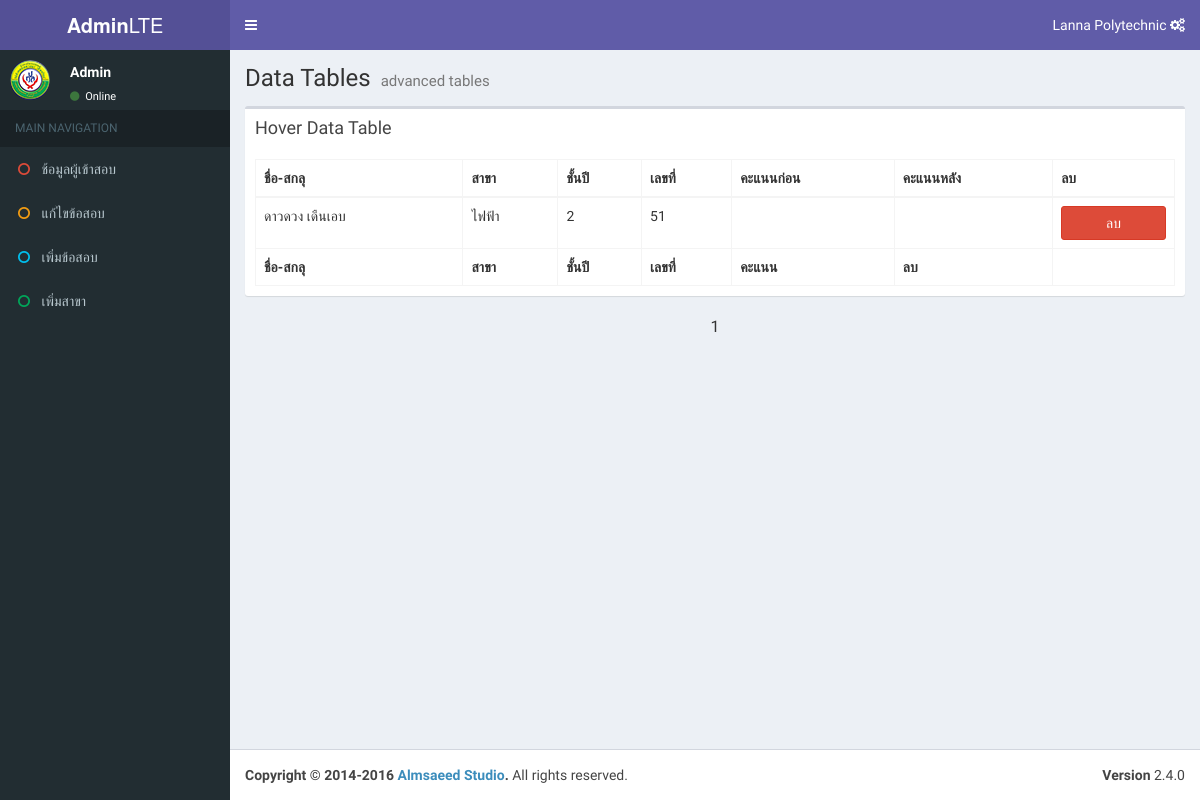
Before: /admin/index.php (signed in) with the older database file.
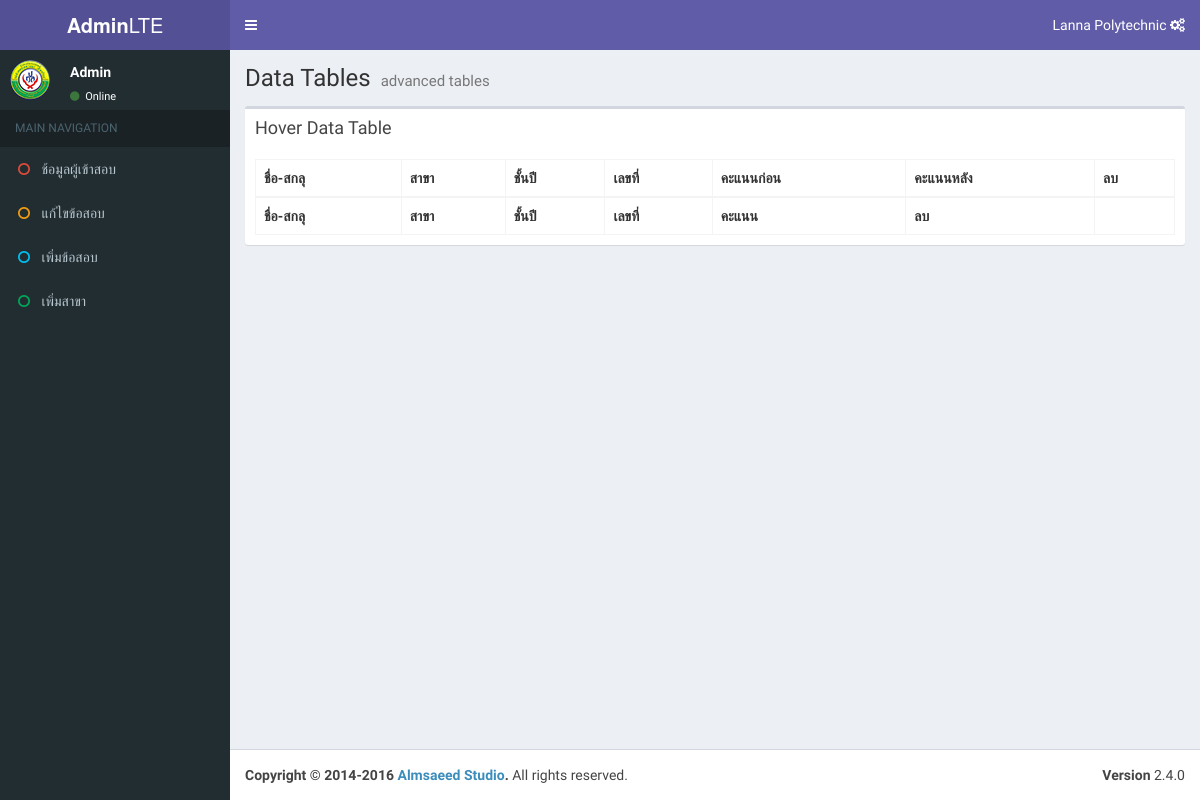
After: the same page with the newer database file.
### tables this page shows
CREATE TABLE `data_user` (
  `id_user` int(11) NOT NULL,
  `name` text NOT NULL,
  `major` int(11) NOT NULL,
  `year` int(11) NOT NULL,
  `number` int(11) NOT NULL,
  `point` int(11) NOT NULL
);

CREATE TABLE `major` (
  `major_id` int(11) NOT NULL,
  `name` text NOT NULL
);

### class.php (called while the page is built, shortened)
<?php
	class pimmy_work
	{
		private $link;
		function __construct()
		{
			$host = 'localhost';
			$user = 'root';
			$pass = '';
			$table = 'pimmy_work';
			$this->link = mysqli_connect($host,$user,$pass,$table) or die(mysqli_error());
			mysqli_set_charset($this->link,'utf8');
		}
		public function show_user(){
			$sql = "SELECT * FROM `data_user`";
			return $sql;
		}
		public function show_major($id){
			$sql = "SELECT `name` FROM `major` WHERE `major_id` = ".$id;
			$result = mysqli_fetch_assoc( mysqli_query($this->link,$sql));
			return $result['name'];
		}
	}
?>

### admin/index.php (the view, shortened to what this page needs)
<?php
      $host = 'localhost';
      $user = 'root';
      $pass = '';
      $table = 'pimmy_work';
      $con = mysqli_connect($host,$user,$pass,$table) or die(mysqli_error());
      mysqli_set_charset($con,'utf8');
?>
<!DOCTYPE html>
<html>
<head>
  <link rel="stylesheet" href="assets/css/bootstrap.min.css">
  <link rel="stylesheet" type="text/css" href="../assets/font/css/font-awesome.min.css">
  <link rel="stylesheet" href=".assets/css/ionicons.min.css">
  <link rel="stylesheet" href="assets/css/dataTables.bootstrap.min.css">
  <link rel="stylesheet" href="assets/css/AdminLTE.min.css">
  <link rel="stylesheet" href="assets/css/_all-skins.min.css">
</head>
<body class="sidebar-mini skin-purple" style="height: auto; min-height: 100%;">
<div class="wrapper">
  <header class="main-header">
    <a href="javascript:void(0)" onclick="location.reload()" class="logo">
      <span class="logo-lg"><b>Admin</b>LTE</span>
    </a>
    <nav class="navbar navbar-static-top">
      <a href="#" class="sidebar-toggle" data-toggle="push-menu" role="button">
      </a>
      <div class="navbar-custom-menu">
        <ul class="nav navbar-nav">
          <li class="dropdown user user-menu">
            <a href="#" class="dropdown-toggle" data-toggle="dropdown">
              <span class="hidden-xs">Lanna Polytechnic <i class="fa fa-gears"></i> </span>
            </a>
          </li>
        </ul>
      </div>
    </nav>
  </header>
  <aside class="main-sidebar">
    <section class="sidebar">
      <div class="user-panel">
        <div class="pull-left image">
          <img src="../assets/imges/logo_poly.png" class="img-circle" alt="User Image">
        </div>
        <div class="pull-left info">
          <p>Admin</p>
          <a href="#"><i class="fa fa-circle text-success"></i> Online</a>
        </div>
      </div>
      <ul class="sidebar-menu" data-widget="tree">
        <li class="header">MAIN NAVIGATION</li>
        <li><a href="index.php"><i class="fa fa-circle-o text-red"></i> <span>ช้อมูลผู้เข้าสอบ</span></a></li>
        <li><a href="q.php?id_change=0"><i class="fa fa-circle-o text-yellow"></i> <span>แก้ไขข้อสอบ</span></a></li>
        <li><a href="examination.php"><i class="fa fa-circle-o text-aqua"></i> <span>เพิ่มข้อสอบ</span></a></li>
        <li><a href="major.php"><i class="fa fa-circle-o text-green"></i> <span>เพิ่มสาขา</span></a></li>
      </ul>
    </section>
  </aside>
  <div class="content-wrapper">
    <section class="content-header">
      <h1>
        Data Tables
        <small>advanced tables</small>
      </h1>
    </section>
    <section class="content">
      <div class="row">
        <div class="col-xs-12">
          <div class="box">
            <div class="box-header">
              <h3 class="box-title">Hover Data Table</h3>
            </div>
            <div class="box-body">
              <table class="table table-bordered table-hover">
                <thead>
                <tr>
                  <th>ชื่อ-สกลุ</th>
                  <th>สาขา</th>
                  <th>ชั้นปี</th>
                  <th>เลขที่</th>
                  <th>คะแนนก่อน</th>
                  <th>คะแนนหลัง</th>
                  <th>ลบ</th>
                </tr>
                </thead>
                <tbody>
                  <?php
                    require'../class.php';
                    require'pagination/pagination.php';
                    $obj = new pimmy_work();
                    $result_main = page_query($con, $obj->show_user(), 10);
                    while ($data_show = mysqli_fetch_assoc($result_main)) {
                      echo '<tr>
                            <td>'.$data_show['name'].'</td>
                            <td>'.$obj->show_major($data_show['major']).'</td>
                            <td>'.$data_show['year'].'</td>
                            <td>'.$data_show['number'].'</td>
                            <td>'.$data_show['point_p'].'</td>
                            <td>'.$data_show['point_l'].'</td>
                            <td><button onclick="delete_user('.$data_show['id_user'].')" type="button" class="btn btn-block btn-danger">ลบ</button></td>
                          </tr>';
                    }
                  ?>
                </tbody>
                <tfoot>
                <tr>
                  <th>ชื่อ-สกลุ</th>
                  <th>สาขา</th>
                  <th>ชั้นปี</th>
                  <th>เลขที่</th>
                  <th>คะแนน</th>
                  <th>ลบ</th>
                </tr>
                </tfoot>
              </table>
            </div>
          </div>
        </div>
        <center>
        <?php
              page_echo_pagenums(5,"true","true");
          ?>
          </center>
      </div>
    </section>
  </div>
  <footer class="main-footer">
    <div class="pull-right hidden-xs">
      <b>Version</b> 2.4.0
    </div>
    <strong>Copyright &copy; 2014-2016 <a href="https://adminlte.io">Almsaeed Studio</a>.</strong> All rights
    reserved.
  </footer>
</div>
</body>
</html>

### admin/pagination/pagination.php (shortened to what this page needs)
<?php
$_previous_text = "หน้าที่แล้ว";
$_next_text = "หน้าถัดไป";
$_first_text = "หน้าแรก";
$_last_text = "หน้าสุดท้าย";
$_rows_per_page = 10;
$_current_page = 1;
$_total_pages = 0;
$_pagenums_size = 1;
$_previous_link = "";
$_next_link = "";
$_pagenum_links = array();
$_first_link = "";
$_last_link = "";
$_rand=0;
$_qrystr = "";
parse_str($_SERVER['QUERY_STRING'], $_qrystr);
function page_query($link, $sql, $rows_per_page=10) {
	global $_start_row, $_rows_per_page, $_total_rows, $_current_page, $_total_pages;
	if(is_numeric($rows_per_page) && intval($rows_per_page) >= 1) {
		$_rows_per_page = $rows_per_page;
	}
	else {
		$_rows_per_page = 10;
	}
	$_start_row = ($_current_page - 1) * $_rows_per_page;
	$sql =  trim($sql);
	$pat_select = "/^select/i";
	$sql = preg_replace($pat_select, "SELECT SQL_CALC_FOUND_ROWS ", $sql);
	$pat_end_semicolon = "/;*$/i";
	$sql = preg_replace($pat_end_semicolon, "", $sql);
	$sql .= " LIMIT $_start_row, $_rows_per_page;";
	$result = mysqli_query($link,$sql) or die(mysqli_error($link));
	$found_rows = mysqli_query($link, "SELECT FOUND_ROWS();") or die(mysqli_error($link));
	$row = mysqli_fetch_array($found_rows);
	$_total_rows = $row[0];
	return $result;
}
function _page_links() {
	global $_qrystr, $_current_page, $_total_pages;
	global $_previous_link, $_next_link, $_pagenum_links, $_pagenums_size;
	global $_previous_text, $_next_text;
	global $_first_text, $_last_text, $_first_link, $_last_link;
	$_pagenum_links = array();
	$half_size = intval($_pagenums_size/2) ;
	$pagenum_start = $_current_page - $half_size;
	$pagenum_stop = $_current_page + $half_size;
	if($pagenum_start < 1) {
		$pagenum_stop += 1 - $pagenum_start;
 		$pagenum_start = 1;
	}
	if($pagenum_stop > $_total_pages) {
 		$diff = $pagenum_stop - $_total_pages;
		$pagenum_start -= $diff;
		if($pagenum_start < 1) {
			$pagenum_start = 1;
		}
		$pagenum_stop = $_total_pages;
	}
	if($_qrystr) {
		if($_qrystr['page']) {
			if($_current_page > 1) {
				 $_previous_link = _page_element("a", $_qrystr['page']-1, $_previous_text);
				 $_first_link = _page_element("a", 1, $_first_text);
			}
			if($_current_page < $_total_pages) {
				$_next_link = _page_element("a", $_qrystr['page']+1,$_next_text);
				$_last_link = _page_element("a", $_total_pages, $_last_text);
			}
	 		if($pagenum_start > 1) {
				array_push($_pagenum_links,  _page_element( "a",$pagenum_start-1,"..."));
			}
			for($i = $pagenum_start; $i <= $pagenum_stop; $i++) {
				if($i == $_current_page) {
					array_push($_pagenum_links,  _page_element( "span",$i, $i));
				}
				else {
					array_push($_pagenum_links,   _page_element( "a",$i, $i));
				}
			}
	 		if($pagenum_stop < $_total_pages) {
				array_push($_pagenum_links,  _page_element( "a",$pagenum_stop+1,"..."));
			}
		}
		else {
			if($_current_page > 1) {
				 $_previous_link = _page_element( "a",$_current_page-1,$_previous_text, "&");
				 $_first_link = _page_element( "a",1,$_first_text, "&");
			}
			if($_current_page < $_total_pages) {
				$_next_link = _page_element( "a",$_current_page+1,$_next_text, "&");
				 $_last_link = _page_element( "a",$_total_pages,$_last_text, "&");
			}
	 		if($pagenum_start > 1) {
				array_push($_pagenum_links, _page_element( "a",$pagenum_start-1,"...", "&"));
			}
			for($i = $pagenum_start; $i <= $pagenum_stop; $i++) {
				if($i == $_current_page) {
					array_push($_pagenum_links,   _page_element( "span",$i,$i, "&"));
				}
				else {
					array_push($_pagenum_links,   _page_element( "a",$i,$i, "&"));
				}
			}
	 		if($pagenum_stop < $_total_pages) {
				array_push($_pagenum_links,  _page_element( "a",$pagenum_stop+1,"...", "&"));
			}
		}
	}
	else {
		for($i = $pagenum_start; $i <= $pagenum_stop; $i++) {
			if($i == $_current_page) {
				array_push($_pagenum_links,  _page_element( "span",$i,$i,"?"));
			}
			else {
				array_push($_pagenum_links,  _page_element( "a",$i,$i,"?"));
			}
		}
	}
}
function _page_element($e,$p,$t,$q="") {
	global $_qrystr, $_rand;
	if($q=="") {
		$params =  $_qrystr;
		$params['page'] = $p;
		$q = http_build_query($params);
	}
	else if($q=="&") {
		$q = $_SERVER['QUERY_STRING'] . "&page=$p";
	}
	else if($q=="?") {
		$q = "page=$p";
	}
	if($e=="a") {
		return "<a href=\"{$_SERVER['PHP_SELF']}?$q\" class=\"page-$_rand\">$t</a>";
	}
	else if($e=="span") {
		return "<span class=\"page-$_rand\">$t</span>";
	}
}
function page_echo_pagenums($half_size=5, $show_prev_next=true, $show_first_last=false) {
	global $_previous_link, $_next_link, $_pagenum_links, $_first_link, $_last_link, $_pagenums_size;
	_page_links();
	if(_bool_type($show_prev_next)) {
		$prev_next = $_previous_link . implode("", $_pagenum_links)  . $_next_link;
		if(_bool_type($show_first_last)) {
			echo $_first_link . $prev_next . $_last_link;
		}
		else {
			echo $prev_next;
		}
	}
}
function _bool_type($var) {
	if(gettype($var)=="boolean" && $var==true) {
		return true;
	}
	else if(gettype($var)=="string") {
		if(strtolower($var)=="true") {
			return true;
		}
	}
	return false;
}
function _page_styles() {
	global $_cur_border_style, $_cur_border_width, $_cur_border_color, $_cur_bg_color, $_cur_color,$_rand;
	$rand=0;
	do {
		$rand = rand();
	} while($rand == $_rand);
	$_rand = $rand;
}
?>

Changed rows visible on the page:
removed data_user: name "ดาวดวง เดืนเอบ", major.name "ไฟฟ้า", year "2", number "51"
Other visible differences:
$t: "1" → (not shown)
